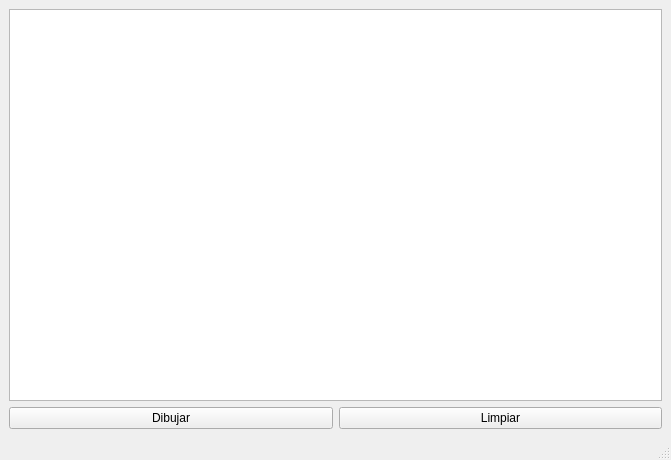
<?xml version="1.0" encoding="UTF-8"?>
<ui version="4.0">
 <class>MainWindow</class>
 <widget class="QMainWindow" name="MainWindow">
  <property name="geometry">
   <rect>
    <x>0</x>
    <y>0</y>
    <width>671</width>
    <height>460</height>
   </rect>
  </property>
  <property name="windowTitle">
   <string>MainWindow</string>
  </property>
  <widget class="QWidget" name="centralwidget">
   <layout class="QGridLayout" name="gridLayout">
    <item row="0" column="0" colspan="2">
     <widget class="QGraphicsView" name="graphicsView"/>
    </item>
    <item row="1" column="0">
     <widget class="QPushButton" name="dibujar">
      <property name="text">
       <string>Dibujar</string>
      </property>
     </widget>
    </item>
    <item row="1" column="1">
     <widget class="QPushButton" name="limpiar">
      <property name="text">
       <string>Limpiar</string>
      </property>
     </widget>
    </item>
   </layout>
  </widget>
  <widget class="QMenuBar" name="menubar">
   <property name="geometry">
    <rect>
     <x>0</x>
     <y>0</y>
     <width>671</width>
     <height>22</height>
    </rect>
   </property>
  </widget>
  <widget class="QStatusBar" name="statusbar"/>
 </widget>
 <resources/>
 <connections/>
</ui>
